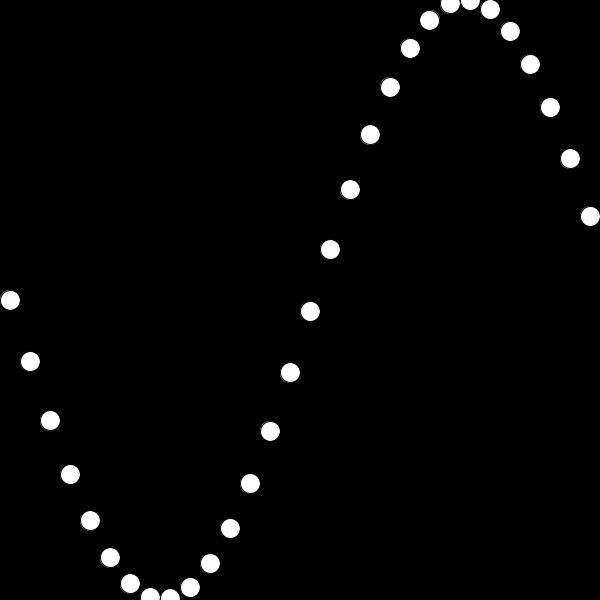
Frame 1 (no input)
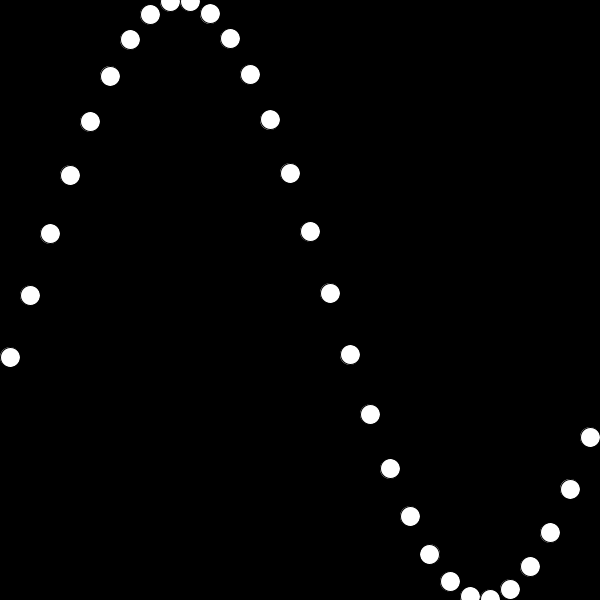
Frame 60 (the mouse pressed at the canvas centre just before this capture)
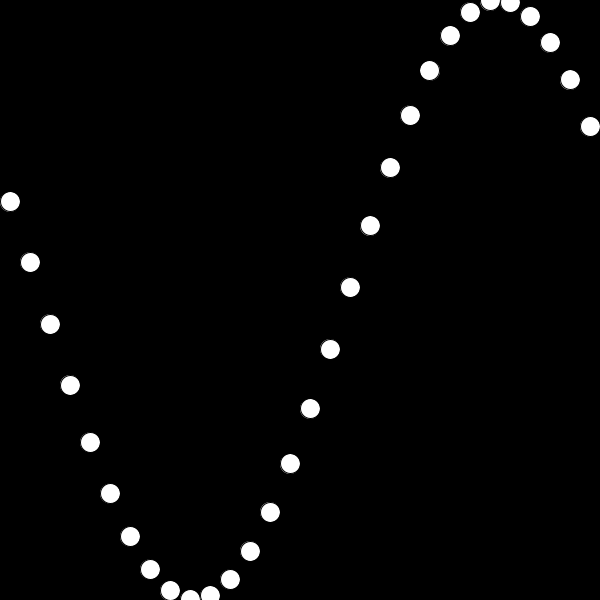
Frame 120 (the mouse held since frame 60 and released just before this capture)

The Processing sketch that drew these frames (run headless with seeded random() and noise(); from frame 60 on, the mouse is pressed at the canvas centre):

// Processing sketch: sketch_3
// ── sketch_3.pde
/* 
the program below draws three circles whose oscillation 
is slightly off from one another. 

instead of drawing the circles one by one, create a loop 
that will draw 30 circles to the canvas to create the 
wave pattern as shown in the example gif. use the iteration
variable (e.g. 'i') from your loop to adjust the beginning 
angle of each circle and space them out over the x-axis. 
finally, adjust the amplitude so that the wave goes from 
the top of the canvas to the bottom.
*/

float angle = 0.0;
float offset;
float amplitude = 300;
float speed = 0.05;

void setup() {
 size(600, 600);
 offset = height/2;
}

void draw() {
 background(0);
 
 for (int i = 0; i < 30; i++) {
   float ySin = map(i, 0, 29, 0, 6);
   float y = offset + sin(angle + ySin) * amplitude;
   float x = map(i, 0, 29, 10, width-10);
   ellipse(x, y, 20, 20);
 }

 angle += speed;
}
